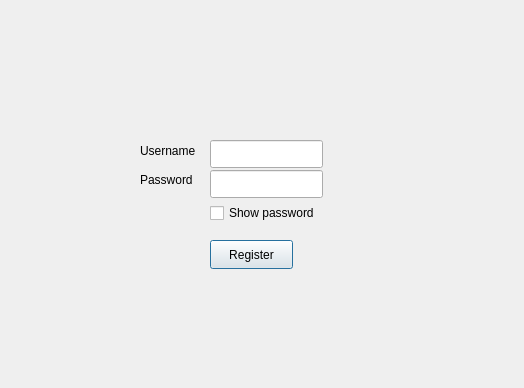
<?xml version="1.0" encoding="UTF-8"?>
<ui version="4.0">
 <class>Dialog</class>
 <widget class="QDialog" name="Dialog">
  <property name="geometry">
   <rect>
    <x>0</x>
    <y>0</y>
    <width>524</width>
    <height>388</height>
   </rect>
  </property>
  <property name="windowTitle">
   <string>Dialog</string>
  </property>
  <widget class="QLabel" name="label">
   <property name="geometry">
    <rect>
     <x>140</x>
     <y>140</y>
     <width>71</width>
     <height>21</height>
    </rect>
   </property>
   <property name="text">
    <string>Username</string>
   </property>
  </widget>
  <widget class="QLabel" name="label_2">
   <property name="geometry">
    <rect>
     <x>140</x>
     <y>170</y>
     <width>61</width>
     <height>20</height>
    </rect>
   </property>
   <property name="text">
    <string>Password</string>
   </property>
  </widget>
  <widget class="QLineEdit" name="usernameLineEdit">
   <property name="geometry">
    <rect>
     <x>210</x>
     <y>140</y>
     <width>113</width>
     <height>28</height>
    </rect>
   </property>
  </widget>
  <widget class="QLineEdit" name="passwordLineEdit">
   <property name="geometry">
    <rect>
     <x>210</x>
     <y>170</y>
     <width>113</width>
     <height>28</height>
    </rect>
   </property>
  </widget>
  <widget class="QPushButton" name="registerButton">
   <property name="geometry">
    <rect>
     <x>210</x>
     <y>240</y>
     <width>83</width>
     <height>29</height>
    </rect>
   </property>
   <property name="text">
    <string>Register</string>
   </property>
  </widget>
  <widget class="QCheckBox" name="showPasswordCheckBox">
   <property name="geometry">
    <rect>
     <x>210</x>
     <y>200</y>
     <width>131</width>
     <height>26</height>
    </rect>
   </property>
   <property name="text">
    <string>Show password</string>
   </property>
  </widget>
 </widget>
 <resources/>
 <connections/>
</ui>
